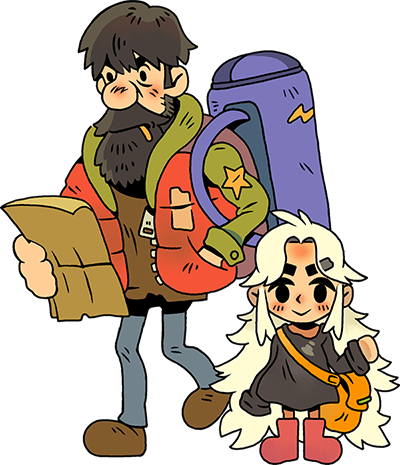
#> input picture .claude/skills/rustide-artforge/assets/refs-cel/05-john-sam-standee.png, 400 x 465 px, given in place of t.png, which was not available
$ python compare.py ../assets/refs-cel/05-john-sam-standee.png ../assets/refs-cel/06-john-early-portrait.png
#> lines starting #> are read from the running program, lines starting #| are printed output that depends on the picture; pictures that were not available may be replaced by others from this repository, and a replacement may not be noted
### .claude/skills/rustide-artforge/_attic/measure.py
#!/usr/bin/env python3
"""出图体检 · 量出来，不靠勾选。
阈值不是拍的，是从 assets/refs-cel/ 的官方早期人设标定出来的。
用法:
  python3 checklists/measure.py <image.png>     体检一张图
  python3 checklists/measure.py --calibrate     重新标定阈值（打印参考图的实测区间）
"""
import sys, subprocess, tempfile, os, glob, colorsys, statistics as st
from collections import Counter

# 从官方早期人设 06-13 标定得来。改动前请先跑 --calibrate。
# 阈值来自 --calibrate 在 06-13 八张官方早期人设上的实测区间，不是拍脑袋。
# 阈值 = 八张官方早期人设的**实测区间**（--calibrate 得来），上下限都有。
# ⚠️ 早期版本全是"下限 + 无上限"，等于在说"越多越好"。
#    结果 v13→v24 跑了 12 版，把暖色推到 98%（参考上限 94.7）、暗部 84%（上限 76.7）、
#    线宽 18.6（中位 6.6）。**单边门禁会诱发最大化行为，这是过度迭代的根因。**
#    上限统一取 实测max + 约10% 余量。
TARGET = {
    "top_heavy":   (1.05, 2.75),   # 实测 1.07–2.49
    "quiet_pct":   (20, 36),       # 实测 20.0–31.7
    "line_rel":    (5.0, 12.0),    # 实测 5.4–7.0（所罗门37.8/丹尼尔21.8 是深色发块造成的测量假象，已排除）
    "shadow_pct":  (33, 80),       # 实测 33.6–76.7
    "chroma_pct":  (29, 70),       # 实测 29.4–64.3
    "mean_sat":    (0.53, 0.72),   # 实测 0.53–0.66
    "warm_pct":    (71, 95),       # 实测 71.2–94.7
    "curvature":   (1.00, 2.6),    # 实测 1.09–2.22。手绘抖动，出图偏直只有 0.82
}
REFS = "assets/refs-cel"

def load(src):
    from PIL import Image
    out = os.path.join(tempfile.mkdtemp(), "t.png")
    subprocess.run(["magick", src, "-background", "white", "-alpha", "remove", "-alpha", "off",
                    "-bordercolor", "white", "-border", "1", "-fuzz", "10%", "-trim", "+repage", out],
                   check=True, capture_output=True)
#> (this line was passed over: subprocess is not available in this run)
    return Image.open(out).convert("RGB")
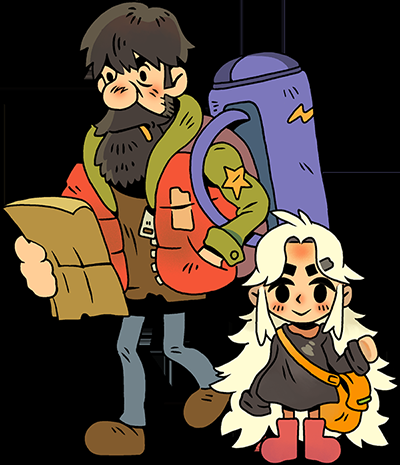
#> returned value: PIL image 400x465 RGB; mean R, G, B 78.3, 63.4, 50.3

def metrics(im):
    W, H = im.size
#> W = 400; H = 465
    px = im.load()
    ink = lambda x, y: sum(px[x, y]) < 700

    # 行宽剖面
    prof = []
    for y in range(H):
        xs = [x for x in range(W) if ink(x, y)]
        prof.append((max(xs) - min(xs) + 1) if xs else 0)
#> after the loop, prof = 465 values from 400 to 400

    # 上重下轻：全身最宽 / 小腿处(72%~85%)最宽
    widest = max(prof)
#> widest = 400
    calf = max(prof[int(H * 0.72):int(H * 0.85)] or [1])
#> calf = 400
    top_heavy = widest / calf if calf else 0
#> top_heavy = 1

    # 平涂率：与右邻像素完全同色的比例（渐变/纹理会拉低）
    same = tot = 0
    for y in range(0, H, 2):
        for x in range(0, W - 1, 2):
            if px[x, y] == (255, 255, 255):
                continue
            tot += 1
            if px[x, y] == px[x + 1, y]:
                same += 1
#> after the loop, same = 31584; tot = 46561
    flat_pct = same / tot * 100 if tot else 0
#> flat_pct = 67.83

    # 负空间：6x10 网格，唯一色数 ≤ 中位数一半的格子算"安静"
    gx, gy, cells = 6, 10, []
    for j in range(gy):
        for i in range(gx):
            x0, x1, y0, y1 = i*W//gx, (i+1)*W//gx, j*H//gy, (j+1)*H//gy
            cells.append(len({px[x, y] for y in range(y0, y1, 3) for x in range(x0, x1, 3)}))
#> after the loop, cells = 60 values, max 236 at index 46, min 1 at index 0, mean 89.08
    med = st.median(cells)
#> med = 83
    quiet_pct = sum(1 for c in cells if c <= med * 0.5) / len(cells) * 100
#> quiet_pct = 30

    # 相对线宽：每条扫描线从左侧进入人物时，第一段深色的长度
    isdark = lambda c: sum(c) < 330
    runs = []
    for y in range(int(H*0.15), int(H*0.90), 3):
        x = 0
        while x < W and sum(px[x, y]) > 700: x += 1
        if x >= W: continue
        n = 0
        while x + n < W and isdark(px[x + n, y]): n += 1
        if 0 < n < W * 0.15: runs.append(n)
#> after the loop, runs = 41 values, max 59 at index 40, min 5 at index 4, mean 25.93
    line_rel = (sorted(runs)[len(runs)//2] / H * 1000) if runs else 0
#> line_rel = 45.16

    # 暗部占比：量化后按色相分族，同色相里有明暗两级时，较暗那些算阴影
    q = im.quantize(colors=24, method=1).convert("RGB")
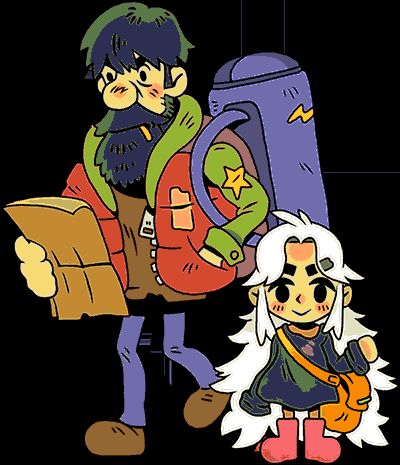
#> q: PIL image 400x465 RGB; mean R, G, B 75.3, 61.9, 51.1
    qp = q.load()
    cnt = Counter(qp[x, y] for y in range(0, H, 2) for x in range(0, W, 2)
                  if sum(px[x, y]) < 730)
#> cnt = 24 items
    tot = sum(cnt.values())
#> tot = 46121
    fam = {}
    for c, n in cnt.items():
        hh, ll, ss = colorsys.rgb_to_hls(*[v/255 for v in c])
        if ss < 0.12: continue
        fam.setdefault(round(hh*12), []).append((ll, n))
#> this loop made 24 passes
#> (c, n, hh, ll, ss) on passes 2 to 13: ((45, 47, 82), 2737, 0.658, 0.249, 0.291), ((66, 40, 0), 712, 0.101, 0.129, 1), ((90, 120, 72), 1252, 0.271, 0.376, 0.25), ((165, 111, 107), 434, 0.0115, 0.533, 0.244), ((135, 49, 31), 211, 0.0288, 0.325, 0.627), ((147, 103, 52), 1554, 0.0895, 0.39, 0.477), ((225, 224, 193), 861, 0.161, 0.82, 0.348), ((83, 80, 122), 647, 0.679, 0.396, 0.208), ((113, 108, 171), 3314, 0.68, 0.547, 0.273), ((170, 164, 255), 132, 0.678, 0.822, 1), ((176, 176, 160), 139, 0.167, 0.659, 0.092), ((246, 219, 117), 1250, 0.132, 0.712, 0.878)
#> (n, hh, ll, ss) on pass 1: (24444, 0, 0, 0)
#> after the loop, fam = 6 items
    sh = 0
    for v in fam.values():
        v.sort()
        if len(v) >= 2 and v[-1][0] - v[0][0] > 0.08:
            sh += sum(n for l, n in v[:-1])
#> this loop made 6 passes
#> sh on passes 1, 3, 4, 5: 6698, 13803, 15714, 17543
#> sh on pass 2: 11291
#> after the loop, sh = 17543
    shadow_pct = sh / tot * 100 if tot else 0
#> shadow_pct = 38.04

    # 轮廓曲率：手绘感的量化形态。参考图轮廓不断改变方向，出图偏直偏光滑
    sc = im.resize((max(1, W * 900 // H), 900)); sp = sc.load(); SW, SH = sc.size
#> after `sc = im.resize((max(1, W * 900 // H), 900))`:
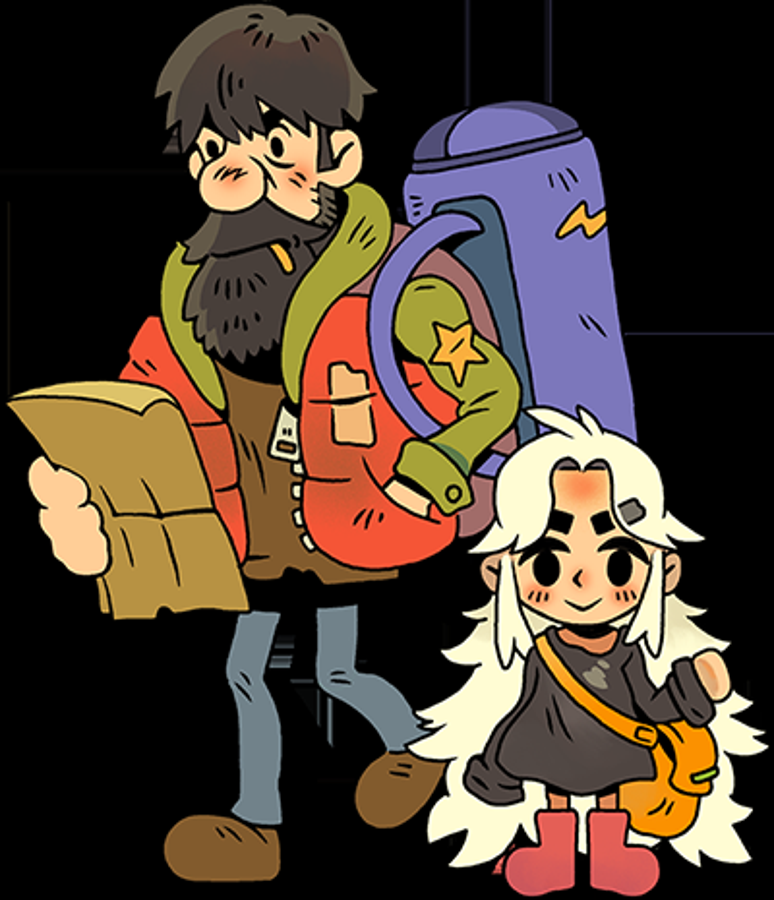
#> sc: PIL image 774x900 RGB; mean R, G, B 78.3, 63.5, 50.4
#> after `SW, SH = sc.size`: SW = 774; SH = 900
    Lb, Rb = [], []
    for y in range(SH):
        xs = [x for x in range(SW) if sum(sp[x, y]) < 700]
        if xs: Lb.append(min(xs)); Rb.append(max(xs))
#> after the loop, Lb = 900 values from 0 to 0; Rb = 900 values from 773 to 773
    def curv(b):
        if len(b) < 30: return 0
        d = [b[i+1] - b[i] for i in range(len(b)-1)]
#> d = 899 values from 0 to 0
        k = [abs(d[i+1] - d[i]) for i in range(len(d)-1)]
#> k = 898 values from 0 to 0
        return sum(k) / len(k) if k else 0
    curvature = (curv(Lb) + curv(Rb)) / 2
#> curvature = 0

    # 色彩三项：彩度占比 / 平均饱和 / 暖色占比
    ctot = cchrom = cwarm = 0; sats = []
    for y in range(0, H, 2):
        for x in range(0, W, 2):
            c = px[x, y]
            if sum(c) > 730: continue
            ctot += 1
            hh, ll, ss = colorsys.rgb_to_hls(*[v/255 for v in c])
            if ss > 0.20 and 0.15 < ll < 0.90:
                cchrom += 1; sats.append(ss)
                if hh < 0.13 or hh > 0.92: cwarm += 1
#> after the loop, cchrom = 14569; ctot = 46139; cwarm = 9183; sats = 14569 values, max 1 at index 113, min 0.2 at index 829, mean 0.572
    chroma_pct = cchrom / ctot * 100 if ctot else 0
#> chroma_pct = 31.58
    mean_sat = sum(sats) / len(sats) if sats else 0
#> mean_sat = 0.572
    warm_pct = cwarm / cchrom * 100 if cchrom else 0
#> warm_pct = 63.03

    # 描边主色
    dark = [px[x, y] for y in range(0, H, 3) for x in range(0, W, 3) if sum(px[x, y]) < 230]
#> dark = 12560 items, first 6: (0, 0, 0), (0, 0, 0), (0, 0, 0), (0, 0, 0), (0, 0, 0), (0, 0, 0)
    line = Counter(dark).most_common(1)[0][0] if dark else (0, 0, 0)
#> line = (0, 0, 0)

    return dict(size=(W, H), prof=prof, top_heavy=top_heavy, curvature=curvature,
                line_rel=line_rel, shadow_pct=shadow_pct,
                chroma_pct=chroma_pct, mean_sat=mean_sat, warm_pct=warm_pct,
                flat_pct=flat_pct, quiet_pct=quiet_pct, line=line)

# [56 lines left out: functions calibrate, check, not called in this run]

# [5 lines that do not run on import are left out]

### .claude/skills/rustide-artforge/_attic/compare.py
#!/usr/bin/env python3
"""版本对比 · 判断新版是不是真的更好，防止"越改越偏"。
用法: python3 checklists/compare.py 旧版.png 新版.png
"""
import sys, os, subprocess, tempfile
sys.dont_write_bytecode = True
sys.path.insert(0, os.path.dirname(os.path.abspath(__file__)))
from measure import metrics, load, TARGET

LABEL = {"top_heavy":"上重下轻","line_rel":"相对线宽","shadow_pct":"暗部占比",
         "quiet_pct":"负空间","chroma_pct":"彩色占比","mean_sat":"平均饱和",
         "warm_pct":"暖色占比","curvature":"轮廓曲率"}

def dist(v, lo, hi):
    """离区间的距离，区间内为 0"""
    return 0.0 if lo <= v <= hi else (lo - v if v < lo else v - hi)

def norm(k, d):
    lo, hi = TARGET[k]
    span = (hi - lo) or 1
    return d / span

def ruler_pair(a, b):
    """左右并排的标尺对照图 —— 头身比只能人眼判，工具必须把图摆到人面前。"""
    out = os.path.join(os.path.dirname(os.path.abspath(b)), "_measure")
    os.makedirs(out, exist_ok=True)
    tmps = []
    for src in (a, b):
        f = os.path.join(tempfile.mkdtemp(), "r.png")
        im = load(src); W, H = im.size
        draws = []
        for n, col in ((5, "red"), (7, "blue")):
            for i in range(1, n):
                draws += ["-stroke", col, "-draw", f"line 0,{H*i//n} {W},{H*i//n}"]
        subprocess.run(["magick", src, "-background", "white", "-alpha", "remove", "-alpha", "off",
                        "-bordercolor", "white", "-border", "1", "-fuzz", "10%", "-trim", "+repage",
                        "-fill", "none", "-strokewidth", str(max(2, W//250))] + draws +
                       ["-resize", "x760", f], capture_output=True)
        tmps.append(f)
    dst = os.path.join(out, f"COMPARE-{os.path.basename(a)[:-4]}-vs-{os.path.basename(b)[:-4]}.png")
    subprocess.run(["magick"] + tmps + ["+append", "-background", "white", "-alpha", "remove", dst],
                   capture_output=True)
    return dst

def main(a, b):
    ma, mb = metrics(load(a)), metrics(load(b))
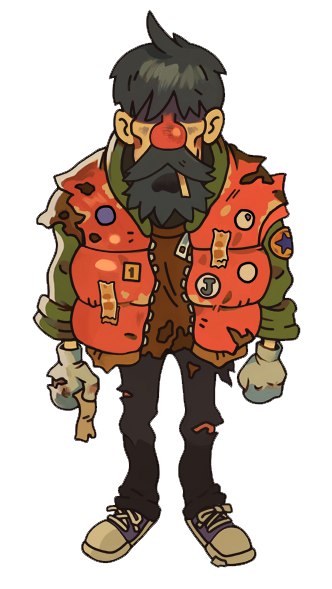
#> input picture .claude/skills/rustide-artforge/assets/refs-cel/06-john-early-portrait.png, 332 x 589 px, given in place of t.png, which was not available
#> in load (call 2), `return Image.open(out).convert("RGB")`:
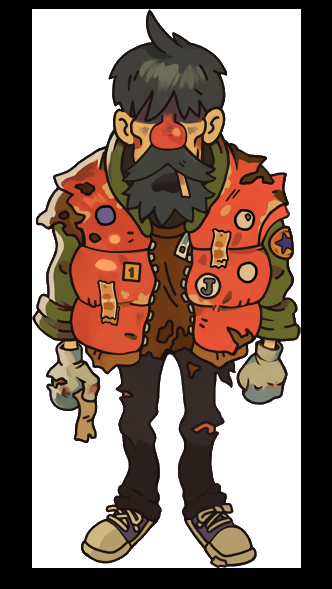
#> returned value: PIL image 332x589 RGB; mean R, G, B 136.3, 118.1, 108.5
#> in metrics (call 2), `W, H = im.size`: W = 332; H = 589
#> after the loop in metrics (call 2), `for y in range(H):`: prof = 589 values from 332 to 332
#> in metrics (call 2), `widest = max(prof)`: widest = 332
#> after the loop in metrics (call 2), `for j in range(gy):`: cells = 60 values, max 283 at index 19, min 2 at index 0, mean 94.9
#> in metrics (call 2), `med = st.median(cells)`: med = 66
#> in metrics (call 2), `quiet_pct = sum(1 for c in cells if c <= med * 0.5) / len(cells) * 100`: quiet_pct = 33.33
#> after the loop in metrics (call 2), `for y in range(int(H*0.15), int(H*0.90), 3):`: runs = 148 values from 32 to 32
#> in metrics (call 2), `line_rel = (sorted(runs)[len(runs)//2] / H * 1000) if runs else 0`: line_rel = 54.33
#> in metrics (call 2), `q = im.quantize(colors=24, method=1).convert("RGB")`:
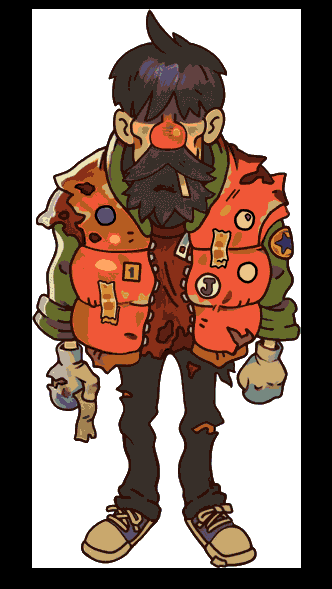
#> q: PIL image 332x589 RGB; mean R, G, B 139, 117.7, 107.4
#> in metrics (call 2), `cnt = Counter(qp[x, y] for y in range(0, H, 2) for x in range(0, W, 2)..`: cnt = 23 items
#> the loop in metrics (call 2), `for c, n in cnt.items():` made 23 passes
#> (c, n, hh, ll, ss) on passes 2 to 13: ((163, 148, 127), 193, 0.0972, 0.569, 0.164), ((97, 65, 64), 1029, 0.00505, 0.316, 0.205), ((47, 14, 6), 3530, 0.0325, 0.104, 0.774), ((55, 47, 41), 5148, 0.0714, 0.188, 0.146), ((89, 79, 110), 318, 0.72, 0.371, 0.164), ((118, 136, 128), 247, 0.426, 0.498, 0.0709), ((187, 175, 158), 298, 0.0977, 0.676, 0.176), ((102, 108, 42), 1178, 0.182, 0.294, 0.44), ((147, 97, 110), 49, 0.957, 0.478, 0.205), ((161, 129, 80), 340, 0.101, 0.473, 0.336), ((236, 197, 136), 150, 0.102, 0.729, 0.725), ((201, 168, 109), 1397, 0.107, 0.608, 0.46)
#> (n, hh, ll, ss) on pass 1: (11445, 0, 0, 0)
#> after the loop in metrics (call 2), `for c, n in cnt.items():`: fam = 7 items
#> the loop in metrics (call 2), `for v in fam.values():` made 7 passes
#> sh on pass 4: 16648
#> sh on passes 1 to 2: 9311, 15470
#> after the loop in metrics (call 2), `for v in fam.values():`: sh = 16648
#> in metrics (call 2), `shadow_pct = sh / tot * 100 if tot else 0`: shadow_pct = 51.43
#> in metrics (call 2), `sc = im.resize((max(1, W * 900 // H), 900))`:
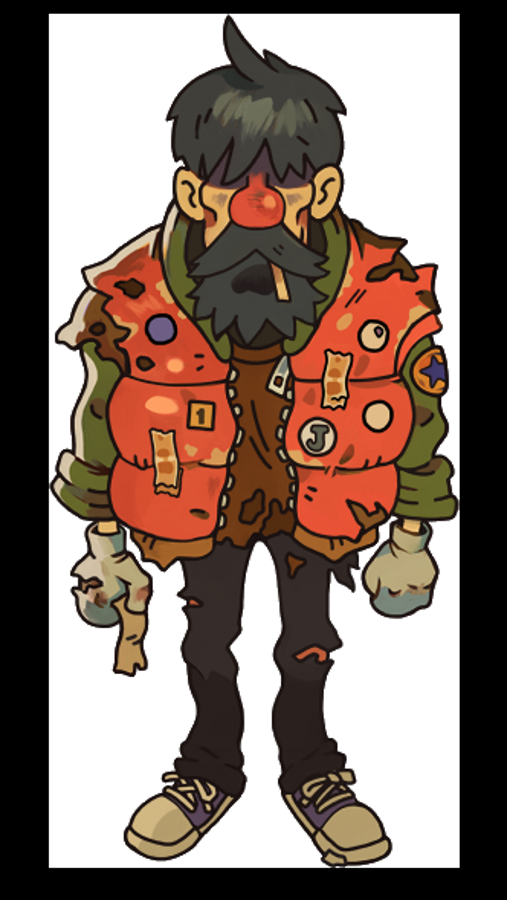
#> sc: PIL image 507x900 RGB; mean R, G, B 136.2, 118, 108.4
    print(f"{'指标':10} {os.path.basename(a)[:16]:>16} {os.path.basename(b)[:16]:>16}   变化")
    better = worse = same = 0
    for k, label in LABEL.items():
        lo, hi = TARGET[k]
        va, vb = ma[k], mb[k]
        da, db = norm(k, dist(va, lo, hi)), norm(k, dist(vb, lo, hi))
        fmt = "{:.2f}" if k in ("top_heavy", "mean_sat", "curvature") else "{:.1f}"
        if abs(da - db) < 0.02:
            tag, s = "持平", 0; same += 1
        elif db < da:
            tag, s = "✅ 更近", 1; better += 1
        else:
            tag, s = "❌ 更远", -1; worse += 1
        ina = "✓" if da == 0 else " "
        inb = "✓" if db == 0 else " "
        print(f"{label:10} {fmt.format(va):>15}{ina} {fmt.format(vb):>15}{inb}   {tag}")
#> this loop made 8 passes
#| 上重下轻                  1.00             1.00    持平
#| 相对线宽                  45.2             54.3    ❌ 更远
#| 暗部占比                  38.0✓            51.4✓   持平
#| 负空间                   30.0✓            33.3✓   持平
#| 彩色占比                  31.6✓            34.4✓   持平
#| 平均饱和                  0.57✓            0.57✓   持平
#| 暖色占比                  63.0             88.0✓   ✅ 更近
#| 轮廓曲率                  0.00             0.00    持平

    print(f"\n落在区间内: {os.path.basename(a)} {sum(1 for k in LABEL if dist(ma[k],*TARGET[k])==0)}/8"
          f"   {os.path.basename(b)} {sum(1 for k in LABEL if dist(mb[k],*TARGET[k])==0)}/8")
#| 落在区间内: 05-john-sam-standee.png 4/8   06-john-early-portrait.png 5/8
    print(f"更近 {better} 项 · 更远 {worse} 项 · 持平 {same} 项")
#| 更近 1 项 · 更远 1 项 · 持平 6 项
    print()
    rp = ruler_pair(a, b)
    print("━" * 62)
    print("⚠️ **头身比不在以上任何指标里** —— 它只能靠标尺图人眼判。")
    print(f"   已生成左右对照：_measure/{os.path.basename(rp)}")
    print("   左=旧版 右=新版，红线为 5 头身分割。**先看下巴位置，再看下面的判决。**")
    print()
    print("   实测教训：v36 在指标上 5/8 达标、优于 v26 的 3/8，compare 判了'可以采用'，")
    print("   但它的头身比已退回约 7 头身、画风崩坏。**指标全绿救不了比例崩坏。**")
    print("━" * 62)
    print()
    if worse > better:
        print("判决：**新版整体更差，建议回退到旧版。**")
        print("      这就是「越改越偏」。修一个指标打坏另一个时，退回去比继续改更省。")
        return 1
    if better > worse:
        print("判决：新版更接近参考区间。")
    else:
        print("判决：互有胜负。")
    print()
    print("⚠️ **指标是门槛，不是目标。最终由人眼选片。**")
    print("   实测反例：v26 只有 3/8 落在区间内，v28 有 5/8，")
    print("   但用户认为 **v26 更好看**。指标全过不等于画得好，")
    print("   指标略差也不构成返工理由。**不要为了刷指标反复重抽。**")
    return 0

if __name__ == "__main__":
#> (the run stopped early here; a loop or call above may not have finished)
